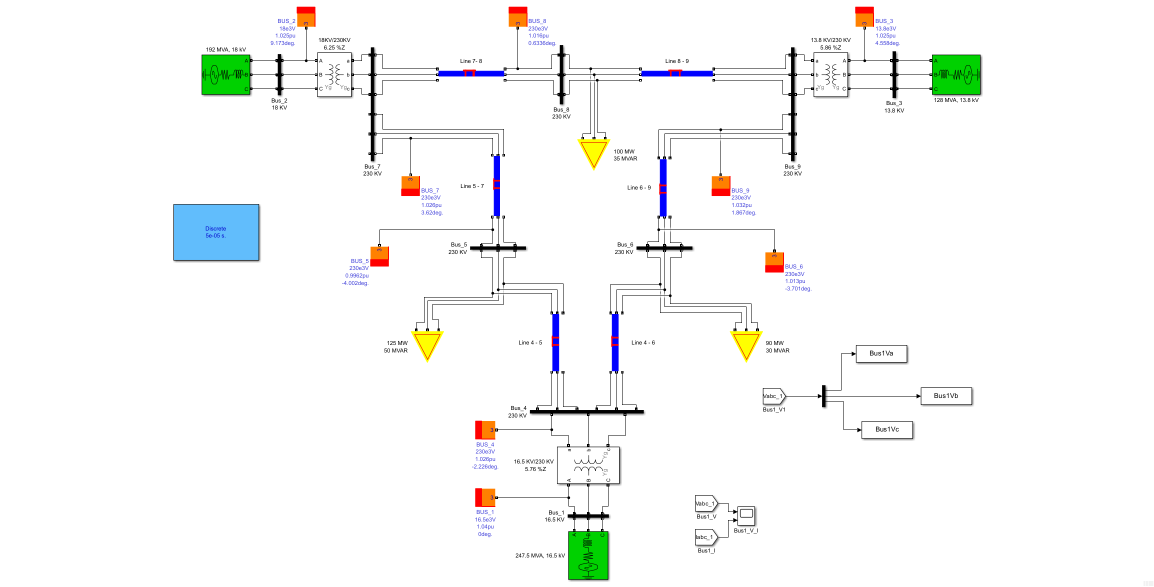
#> input picture src/easy_uiauto/resources/IEEE9.png, 2308 x 1173 px (shown at 1/2 size)
$ python -i window_crop.py   (imports and definitions only)
#> lines starting #> are read from the running program, lines starting #| are printed output that depends on the picture
"""Conservative pixel-matrix cropping of a rectangular window inside a screenshot."""

from __future__ import annotations

from .visual_segmentation import _candidate_masks, _contour_candidates, normalize_screen_rect


# [32 lines left out: function _frame_stroke_bounds, not called in this run]


def crop_window_image(image, screen_rect: dict | None = None, *, max_margin: int = 64,
                      padding: int = 0) -> dict:
    """Find a near-full window frame, including when the outside background is busy.

    A small control or a text bounding box is never a window-crop candidate.
    A busy exterior requires a continuous frame, balanced acquisition margins
    and a broad title-bar transition, rather than treating exterior pixels as
    expendable whitespace. Quiet exteriors retain the stricter content check.
    padding adds optional exterior pixels after the visible frame is determined.
    Ambiguous images are returned unchanged. All coordinates use exclusive
    right/bottom bounds; the result includes both local and screen offsets.
    """
    import cv2
    import numpy

    if max_margin < 0 or padding < 0:
        raise ValueError("max_margin and padding must be non-negative")
    width, height = image.size
    origin = normalize_screen_rect(screen_rect or dict(left=0, top=0, width=width, height=height))
    if (origin["width"], origin["height"]) != image.size:
        raise ValueError("image size must match screen_rect")
    full = dict(left=0, top=0, right=width, bottom=height, width=width, height=height)

    # [12 lines left out: function result, not called in this run]

    if width < 32 or height < 32 or max_margin == 0:
        return result(full)
    masks = _candidate_masks(image)
    edges = masks[1][0] != 0
    rgb = numpy.array(image.convert("RGB"), dtype="int16")
    # A robust corner colour estimates the external background without treating
    # the application's own white client area as disposable content.
    corner = max(2, min(8, width // 8, height // 8))
    background = numpy.median(numpy.concatenate([
        rgb[:corner, :corner].reshape(-1, 3), rgb[:corner, -corner:].reshape(-1, 3),
        rgb[-corner:, :corner].reshape(-1, 3), rgb[-corner:, -corner:].reshape(-1, 3),
    ]), axis=0)
    distance = numpy.max(numpy.abs(rgb - background), axis=2)
    candidates = []
    for mask, source in masks[:2]:
        candidates.extend(_contour_candidates(
            mask, source, image.size, max(24, width - max_margin * 2),
            max(24, height - max_margin * 2),
        ))
    accepted = []
    for candidate in candidates:
        left, top, right, bottom = (candidate[key] for key in ("left", "top", "right", "bottom"))
        margins = (left, top, width - right, height - bottom)
        if min(margins) < 2 or max(margins) > max_margin or candidate["area_ratio"] < 0.6:
            continue
        if candidate.get("fill_ratio", 0) < 0.9:
            continue
        # Each of the four sides must contain a mostly continuous edge. Rounded
        # corners and one-pixel antialiasing are tolerated by a narrow band.
        supports = [
            edges[max(0, top - 2):min(height, top + 3), left:right].any(axis=0).mean(),
            edges[max(0, bottom - 3):min(height, bottom + 2), left:right].any(axis=0).mean(),
            edges[top:bottom, max(0, left - 2):min(width, left + 3)].any(axis=1).mean(),
            edges[top:bottom, max(0, right - 3):min(width, right + 2)].any(axis=1).mean(),
        ]
        if min(supports) < 0.8:
            continue
        outside = numpy.ones((height, width), dtype=bool)
        outside[max(0, top - 3):min(height, bottom + 3),
                max(0, left - 3):min(width, right + 3)] = False
        outside[:2] = outside[-2:] = False
        outside[:, :2] = outside[:, -2:] = False
        quiet = float((distance[outside] <= 32).mean()) if outside.sum() >= 64 else 0.0
        quiet_border = quiet >= 0.98 and float(edges[outside].mean()) <= 0.01
        # Even a short window title can occupy very few pixels. Reject connected
        # strokes outside the candidate instead of deleting them as "mostly blank".
        if quiet_border:
            _count, _labels, stats, _centres = cv2.connectedComponentsWithStats(
                (edges & outside).astype("uint8"), connectivity=8,
            )
            quiet_border = len(stats) == 1 or int(stats[1:, cv2.CC_STAT_AREA].max()) < 8

        # A captured window can be surrounded by a desktop, text or another app.
        # Select its outer frame rather than requiring those exterior pixels to
        # be blank. A title-bar boundary must span most of the window width.
        start = top + 10
        stop = min(bottom - 8, top + 80, top + candidate["height"] // 4)
        caption_support = 0.0
        if stop > start and right - left > 16:
            # Compare bands, not adjacent scanlines: a thin content-panel border
            # must not masquerade as a filled title bar transitioning to a client area.
            above = numpy.median(numpy.stack([
                rgb[start - offset:stop - offset, left + 5:right - 5]
                for offset in (1, 2, 3)
            ]), axis=0)
            below = numpy.median(numpy.stack([
                rgb[start + offset:stop + offset, left + 5:right - 5]
                for offset in (0, 1, 2)
            ]), axis=0)
            transition = numpy.max(numpy.abs(below - above), axis=2)
            caption_support = float((transition >= 6).mean(axis=1).max())
        balanced = max(margins) - min(margins) <= max(4, min(margins) * 0.4)
        window_frame = (candidate["area_ratio"] >= 0.75
                        and candidate["fill_ratio"] >= 0.95
                        and min(supports) >= 0.95 and balanced
                        and caption_support >= 0.85)
        if not (quiet_border or window_frame):
            continue
        # Canny's contour can fall just inside the visible stroke. Preserve a
        # one-pixel guard when it cannot be snapped to all four actual frame lines.
        frame = _frame_stroke_bounds(rgb, candidate) if window_frame else None
        if frame is None:
            frame = dict(left=left - 1, top=top - 1, right=right + 1, bottom=bottom + 1)
        rectangle = dict(left=max(0, frame["left"] - padding), top=max(0, frame["top"] - padding),
                         right=min(width, frame["right"] + padding), bottom=min(height, frame["bottom"] + padding))
        rectangle.update(width=rectangle["right"] - rectangle["left"],
                         height=rectangle["bottom"] - rectangle["top"])
        accepted.append((rectangle["width"] * rectangle["height"], rectangle,
                         min(0.99, 0.5 + float(numpy.mean(supports)) * 0.4
                             + max(quiet if quiet_border else 0, caption_support) * 0.1),
                         "window-frame-and-titlebar" if window_frame else "quiet-outer-border"))
    if not accepted:
        return result(full)
    _area, rectangle, confidence, evidence = max(accepted, key=lambda value: value[0])
    return result(rectangle, confidence, evidence)

>>> import cv2
>>> picture = cv2.imread('../resources/IEEE9.png', cv2.IMREAD_GRAYSCALE)
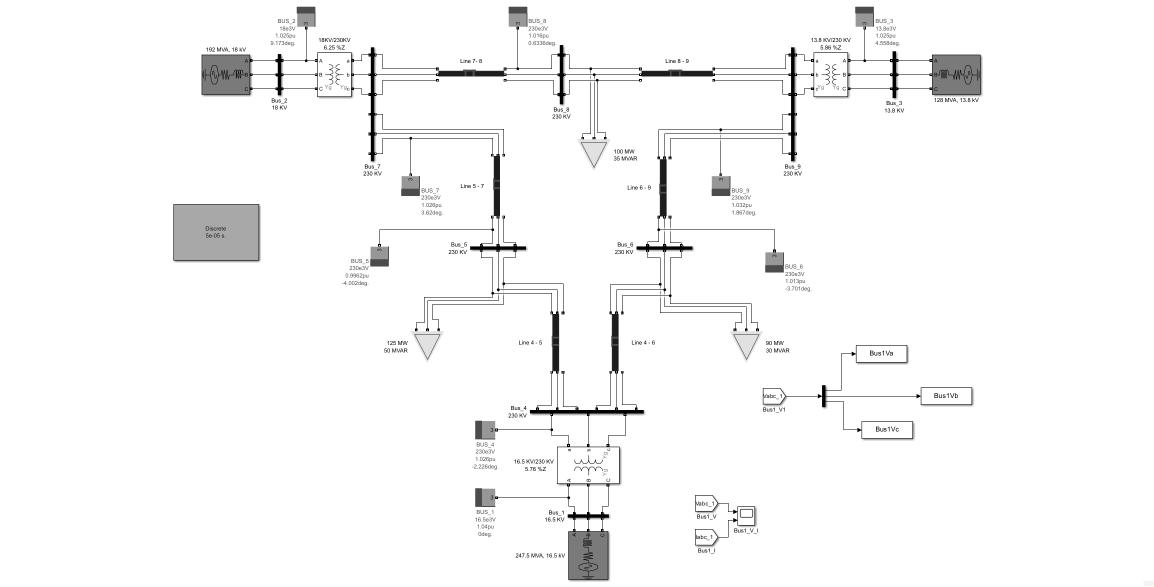
#> picture: shape (1173, 2308) (shown at 1/2 size); min 0, max 255, mean 247.9
>>> result = crop_window_image(picture)
#> (the run stopped early here; a loop or call above may not have finished)
